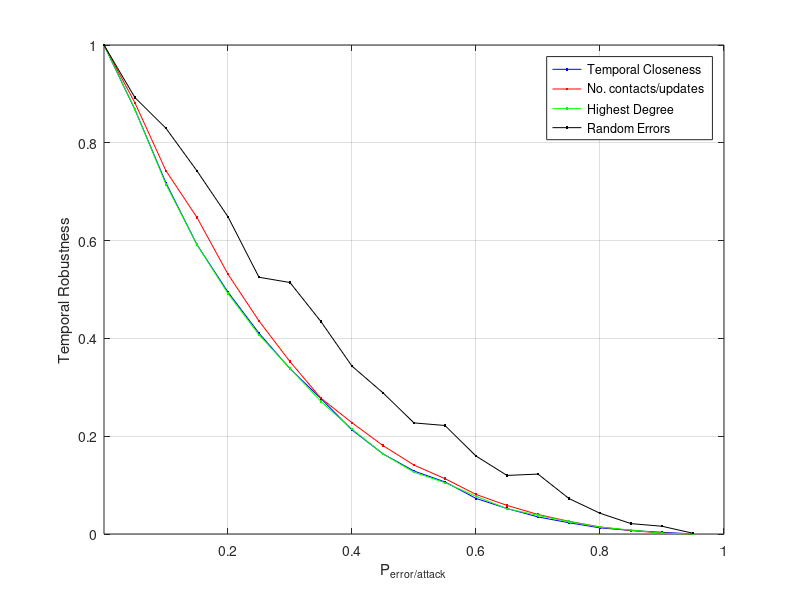

The MATLAB source for this figure:
%  read labels and x-y data
load infocom2006_day2345_trace_AverageContactUpdates.dat;     %  read data into the my_xy matrix
Prob = infocom2006_day2345_trace_AverageContactUpdates(:,2);     %  copy first column of my_xy into x
Err2 = infocom2006_day2345_trace_AverageContactUpdates(:,3);     %  and second column into y

load infocom2006_day2345_trace_AverageHighestDegree.dat;     %  read data into the my_xy matrix
Err3 = infocom2006_day2345_trace_AverageHighestDegree(:,3);     %  and second column into y

load infocom2006_day2345_trace_TemporalCloseness.dat;     %  read data into the my_xy matrix
Err1 = infocom2006_day2345_trace_TemporalCloseness(:,3);     %  and second column into y

load infocom2006_day2345_trace_RandomErrors.dat;     %  read data into the my_xy matrix
Err4 = infocom2006_day2345_trace_RandomErrors(:,3);     %  and second column into y

plot(Prob,Err1,'b.-',Prob,Err2,'r.-',Prob,Err3,'g.-',Prob,Err4,'k.-');

xlabel('P_{error/attack}');           % add axis labels and plot title
ylabel('Temporal Robustness');
axis([0.000075 1.000 0.0 1.000],[0.000075 1.000 0.0 1.000]);
%set(gca,'XGrid','on','YGrid','on');
%set(gca,'gridlinestyle','--')
grid on;
legend('Temporal Closeness','No. contacts/updates','Highest Degree','Random Errors');

%title('Mean monthly precipitation at Portland International Airport');
%plot(Prob,EffSim,'bx-',Prob,EffTheor,'ro-');     %  plot precip vs. month with circles
